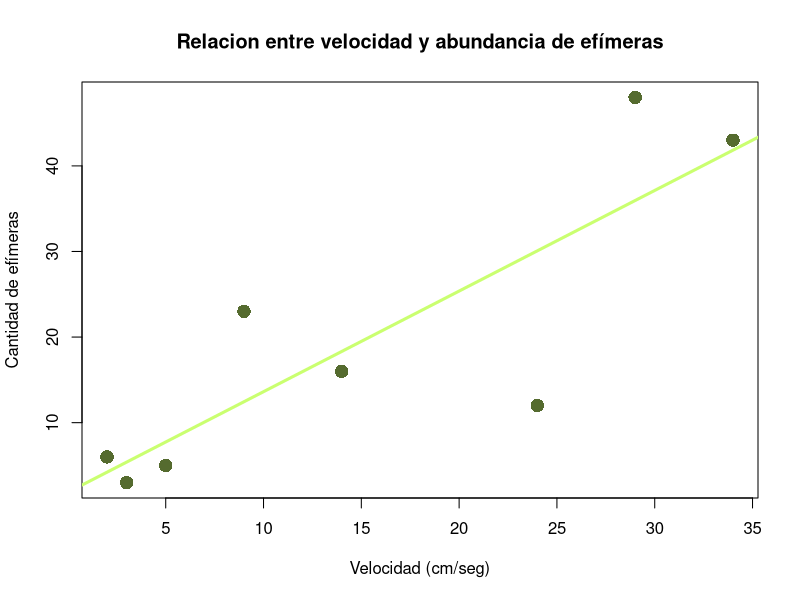
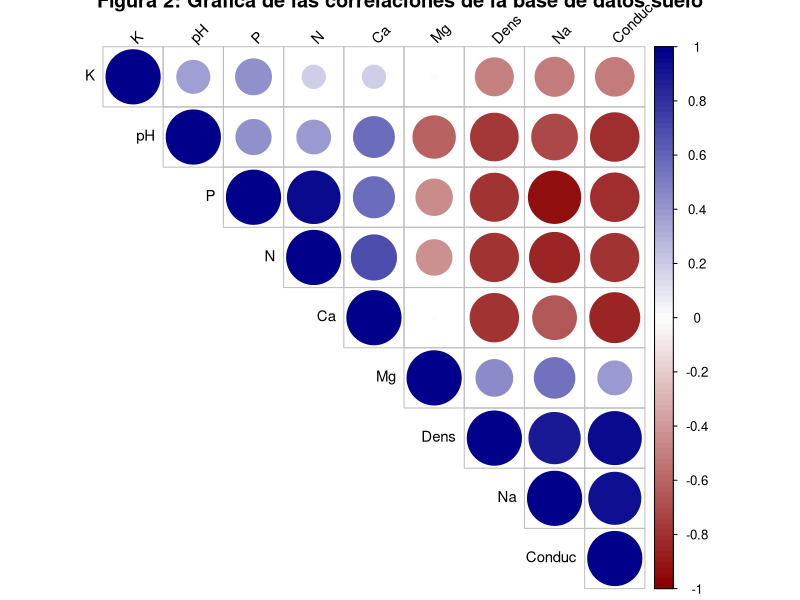
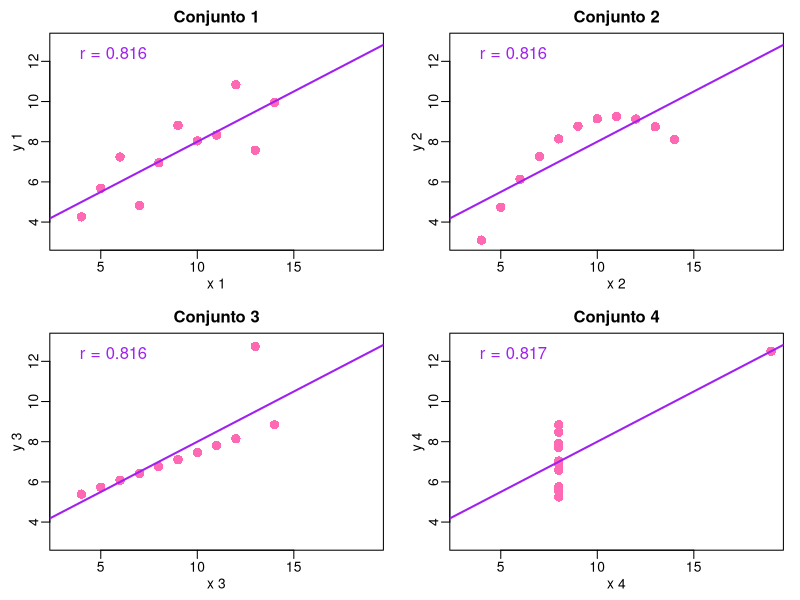

Write R code to recreate these figures, in order.
# ------------------------------------------------------------------------------
# FLOR ANGELI CRUZ ROSALES
# Fecha: 01/10/2025
# Lab.7
# ------------------------------------------------------------------------------

options(repos = c(CRAN = "https://cloud.r-project.org"))

if(!require(corrplot)) install.packages("corrplot")
if(!require(Hmisc)) install.packages("Hmisc")

library(corrplot)
library(Hmisc)


##############################################################################
# EJERCICIO 1: Efímeras vs Velocidad del arroyo
##############################################################################

cat("EJERCICIO 1: Efímeras vs Velocidad del arroyo\n\n")

speed <- c(2, 3, 5, 9, 14, 24, 29, 34)
abundance <- c(6, 3, 5, 23, 16, 12, 48, 43)

cat("Datos de campo:\n")
cat("Velocidades:", speed, "\n")
cat("Efímeras contadas:", abundance, "\n\n")

cat("HIPOTESIS:\n")
cat("   H0: La velocidad NO afecta a las efímeras\n")
cat("   H1: A mas velocidad, MAS efímeras\n\n")

plot(speed, abundance,
     main = "Relacion entre velocidad y abundancia de efímeras",
     xlab = "Velocidad (cm/seg)",
     ylab = "Cantidad de efímeras",
     pch = 16, col = "#556B2F", cex = 1.8)

abline(lm(abundance ~ speed), col = "#CAFF70", lwd = 3)

cat("OBSERVACION:\n")
cat("   Parece haber mas efímeras cuando la velocidad aumenta,\n")
cat("   pero no es una relación perfecta - hay variacion en los datos.\n\n")

shapiro_speed <- shapiro.test(speed)
shapiro_abundance <- shapiro.test(abundance)

cat("PRUEBA DE NORMALIDAD:\n")

cat("   Velocidad: p =", round(shapiro_speed$p.value, 4), 
    ifelse(shapiro_speed$p.value > 0.05, "(Normal)", "(No normal)"), "\n")
cat("   Efímeras: p =", round(shapiro_abundance$p.value, 4),
    ifelse(shapiro_abundance$p.value > 0.05, "(Normal)", "(No normal)"), "\n\n")

if(shapiro_speed$p.value > 0.05 & shapiro_abundance$p.value > 0.05){
  cor_result <- cor.test(speed, abundance, method = "pearson")
  metodo <- "Pearson"
  cat("Usando correlacion de PEARSON (datos normales)\n")
} else {
  cor_result <- cor.test(speed, abundance, method = "spearman") 
  metodo <- "Spearman"
  cat("Usando correlacion de SPEARMAN (datos no normales)\n")
}

cat("\nRESULTADOS:\n")
cat("   Coeficiente r =", round(cor_result$estimate, 3), "\n")
cat("   Valor p =", round(cor_result$p.value, 4), "\n")

if(cor_result$p.value < 0.05) {
  if(cor_result$estimate > 0) {
    cat("   SIGNIFICATIVO: Hay correlacion positiva\n")
    cat("   CONCLUSION: Las efímeras prefieren aguas mas rapidas\n")
  } else {
    cat("   SIGNIFICATIVO: Hay correlacion negativa\n")
    cat("   CONCLUSION: Las efímeras prefieren aguas mas tranquilas\n")
  }
} else {
  cat("   NO SIGNIFICATIVO: No hay correlacion clara\n")
  cat("   CONCLUSION: La velocidad no parece afectar significativamente\n")
}

##############################################################################
# EJERCICIO 2: Analisis de suelo
##############################################################################

cat("EJERCICIO 2: Analisis de propiedades del suelo\n\n")

#data.frame= tabla de datos
# Columna "Gp"
# Columna "Block"
# Columna "pH"
# Columna "N"

suelo <- data.frame(
  Gp = c("T0", "T0", "T0", "T0", "T1", "T1", "T1"),
  Block = c(1, 2, 3, 4, 1, 2, 3),
  pH = c(5.40, 5.65, 5.14, 5.14, 5.14, 5.10, 4.70),
  N = c(0.188, 0.165, 0.260, 0.169, 0.164, 0.094, 0.100),
  Dens = c(0.92, 1.04, 0.95, 1.10, 1.12, 1.22, 1.52),
  P = c(215, 208, 300, 248, 174, 129, 117),
  Ca = c(16.35, 12.25, 13.02, 11.92, 14.17, 8.55, 8.74),
  Mg = c(7.65, 5.15, 5.68, 7.88, 8.12, 6.92, 8.16),
  K = c(0.72, 0.71, 0.68, 1.09, 0.70, 0.81, 0.39),
  Na = c(1.14, 0.94, 0.60, 1.01, 2.17, 2.67, 3.32),
  Conduc = c(1.09, 1.35, 1.41, 1.64, 1.85, 3.18, 4.16)
)

cat("Muestras de suelo:", nrow(suelo), "muestras con 11 variables\n")
cat("Analizando correlaciones con pH...\n\n")

variables <- suelo[, c("pH", "N", "Dens", "P", "Ca", "Mg", "K", "Na", "Conduc")]
resultados <- rcorr(as.matrix(variables), type = "pearson")
cor_matrix <- resultados$r
p_matrix <- resultados$P

cat("CORRELACIONES CON pH\n")
################################################################################
cat("Variable    r     p-value   Significativo\n")

variables_check <- c("N", "Dens", "P", "Ca", "Mg", "K", "Na", "Conduc")
for(variable in variables_check) {
  r_val <- round(cor_matrix["pH", variable], 3)
  p_val <- round(p_matrix["pH", variable], 4)
  signif <- ifelse(p_val < 0.05, "SI", "NO")
  cat(sprintf("pH - %-6s  %5.3f   %6.4f      %s\n", 
              variable, r_val, p_val, signif))
}

cat("\nINTERPRETACION:\n")
if(p_matrix["pH", "Ca"] < 0.05) {
  if(cor_matrix["pH", "Ca"] > 0) {
    cat("   pH y Calcio: Relacion positiva - a mas pH, mas calcio\n")
  }
}
if(p_matrix["pH", "Conduc"] < 0.05) {
  if(cor_matrix["pH", "Conduc"] < 0) {
    cat("   pH y Conductividad: Relacion negativa\n")
  }
}
if(p_matrix["pH", "P"] < 0.05) {
  cat("   pH y Fosforo: Relacion significativa\n")
}

cat("\nGrafico de correlaciones...\n")
orden <- c("K", "pH", "P", "N", "Ca", "Mg", "Dens", "Na", "Conduc")
cor_matrix_ordenada <- cor_matrix[orden, orden]

corrplot(cor_matrix_ordenada, 
         method = "circle",       
         type = "upper",
         order = "original",
         col = colorRampPalette(c("darkred", "white", "darkblue"))(100),
         tl.col = "black",
         tl.srt = 45,
         tl.cex = 0.9,
         title = "Figura 2: Gráfica de las correlaciones de la base de datos suelo")

##############################################################################
# EJERCICIO 3: Cuarteto de Anscombe
##############################################################################

cat("EJERCICIO 3: Cuarteto de Anscombe\n\n")

cat("Los 4 conjuntos de Anscombe tienen estadisticas similares\n")
cat("pero distribuciones muy diferentes visualmente.\n\n")

graphics.off()  # Cierra todos los gráficos anteriores

par(mfrow = c(2, 2), mar = c(3, 3, 2, 1), mgp = c(1.5, 0.5, 0))

data(anscombe)

# Crear los 4 gráficos
for (i in 1:4) {
  x <- anscombe[, i]
  y <- anscombe[, i + 4]
  
  plot(x, y,
       main = paste("Conjunto", i),  
       xlab = paste("x", i),
       ylab = paste("y", i),
       pch = 16,
       col = "#FF69B4", 
       cex = 1.5,
       xlim = c(3, 19),
       ylim = c(3, 13))
  
  abline(lm(y ~ x), col = "purple", lwd = 2)
  
  r <- round(cor(x, y), 3)
  legend("topleft", 
         legend = paste("r =", r), 
         bty = "n",
         text.col = "purple",
         cex = 1.2)
}

# Restaurar configuración normal
par(mfrow = c(1, 1))

cat("ANALISIS DE LOS GRAFICOS:\n")
cat("   1. Relacion lineal clara\n")
cat("   2. Relacion no lineal (curva)\n") 
cat("   3. Presencia de outlier\n")
cat("   4. Un punto influyente domina la correlacion\n\n")

cat("CONCLUSION:\n")
cat("   Es esencial visualizar los datos antes del analisis estadistico\n")
